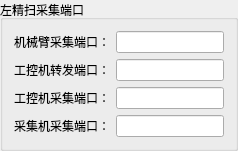
         <widget class="QGroupBox" name="groupBox_44">
          <property name="title">
           <string>左精扫采集端口</string>
          </property>
          <layout class="QGridLayout" name="gridLayout_57">
           <item row="1" column="0">
            <widget class="QLabel" name="label_62">
             <property name="text">
              <string>工控机转发端口：</string>
             </property>
            </widget>
           </item>
           <item row="0" column="1">
            <widget class="QLineEdit" name="Prec_Scan_120_Jaka_Port"/>
           </item>
           <item row="1" column="1">
            <widget class="QLineEdit" name="Prec_Scan_120_Tran_Port"/>
           </item>
           <item row="2" column="1">
            <widget class="QLineEdit" name="Prec_Scan_120_Local_Port">
             <property name="sizePolicy">
              <sizepolicy hsizetype="Expanding" vsizetype="Fixed">
               <horstretch>0</horstretch>
               <verstretch>0</verstretch>
              </sizepolicy>
             </property>
            </widget>
           </item>
           <item row="0" column="0">
            <widget class="QLabel" name="label_61">
             <property name="text">
              <string>机械臂采集端口：</string>
             </property>
            </widget>
           </item>
           <item row="2" column="0">
            <widget class="QLabel" name="label_93">
             <property name="sizePolicy">
              <sizepolicy hsizetype="Preferred" vsizetype="Preferred">
               <horstretch>0</horstretch>
               <verstretch>0</verstretch>
              </sizepolicy>
             </property>
             <property name="text">
              <string>工控机采集端口：</string>
             </property>
            </widget>
           </item>
           <item row="3" column="0">
            <widget class="QLabel" name="label_140">
             <property name="sizePolicy">
              <sizepolicy hsizetype="Preferred" vsizetype="Fixed">
               <horstretch>0</horstretch>
               <verstretch>0</verstretch>
              </sizepolicy>
             </property>
             <property name="text">
              <string>采集机采集端口：</string>
             </property>
            </widget>
           </item>
           <item row="3" column="1">
            <widget class="QLineEdit" name="Prec_Scan_120_Collector_Port">
             <property name="sizePolicy">
              <sizepolicy hsizetype="Expanding" vsizetype="Fixed">
               <horstretch>0</horstretch>
               <verstretch>0</verstretch>
              </sizepolicy>
             </property>
            </widget>
           </item>
          </layout>
         </widget>
